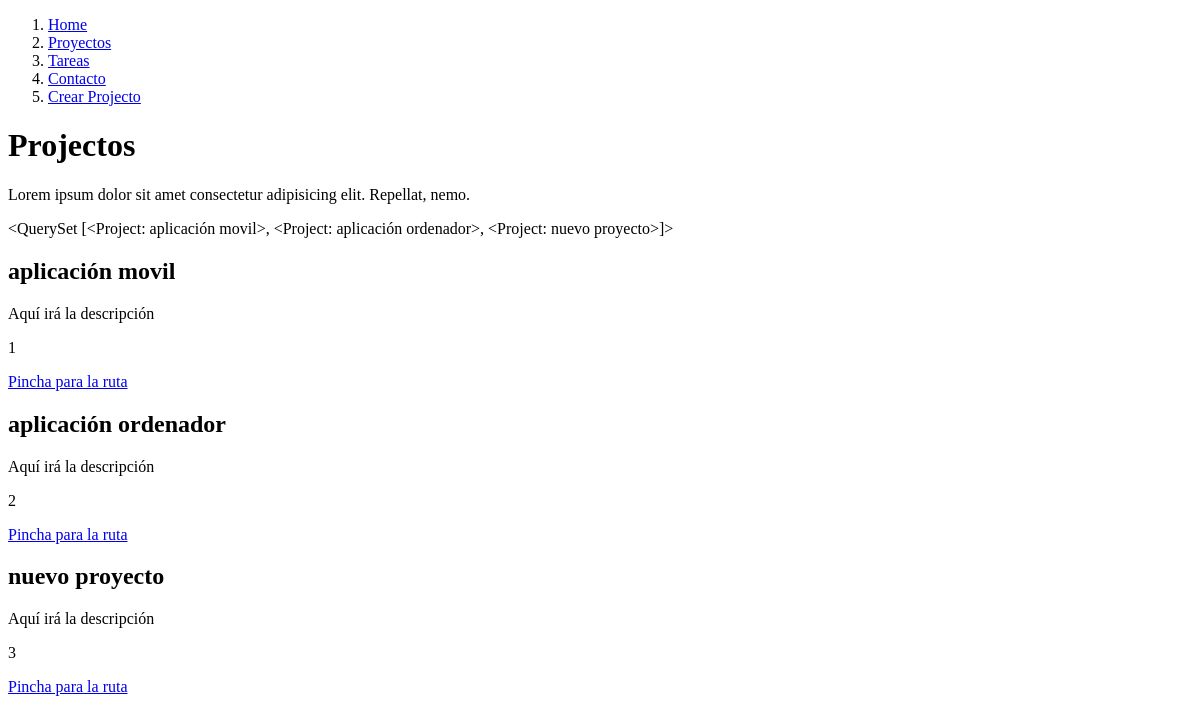
Before: /project/ with the older database file.
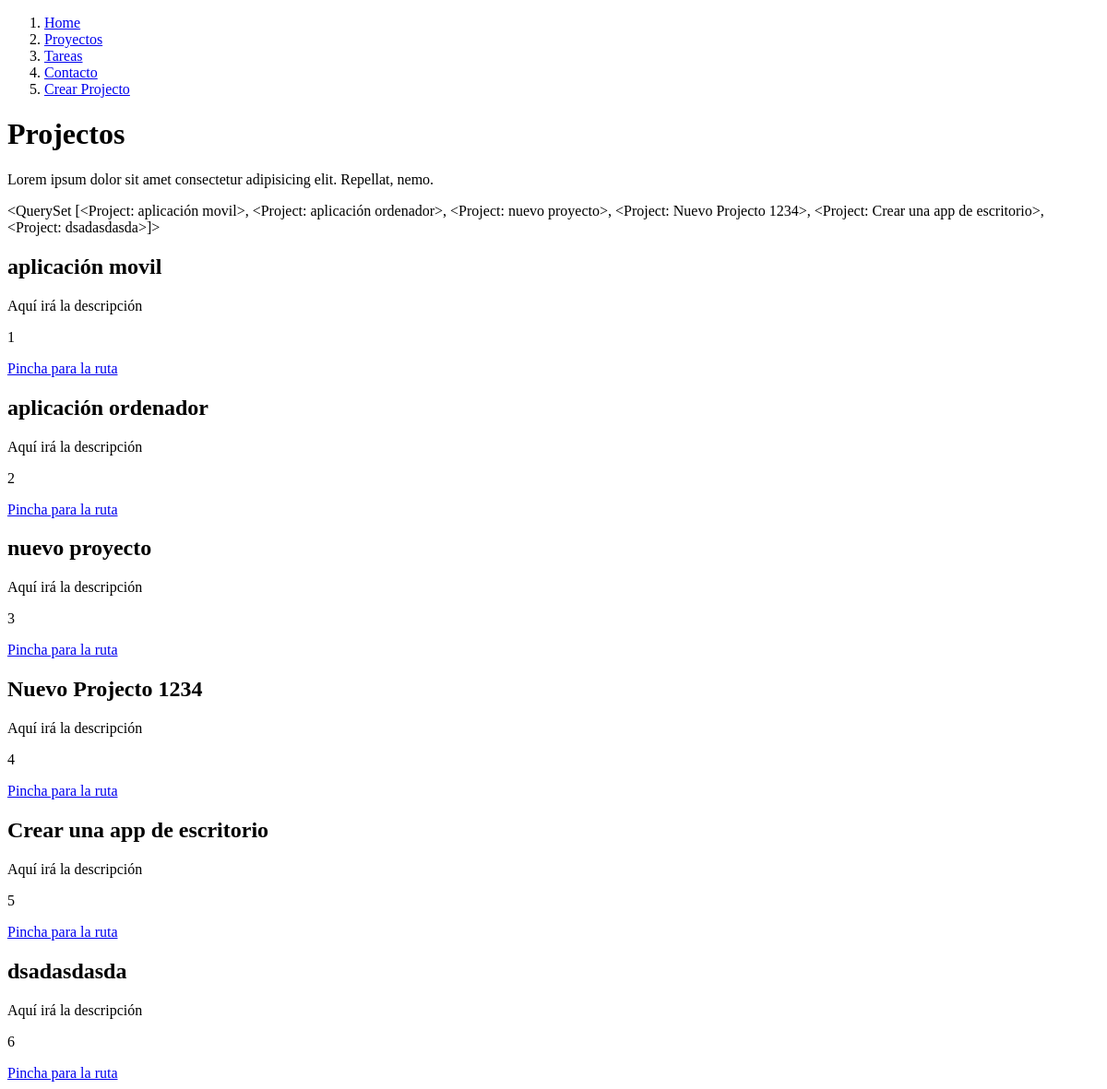
After: the same page with the newer database file.
### myapp/models.py (models this page shows)
class Project(models.Model):
    name = models.CharField(max_length=200) # Le estámos indicando que vamos a crear una columna "name" y que dentro va a contener una caja de texto que como máximo va a tener 200 caracteres
    def __str__(self):
        return self.name #Incluimos aquí el self.name para que así podamos ver los nombres de los proyectos en lugar de prokect object

### myapp/views.py (the view)
# urls.py: path('project/', views.project, name="project"),
def project(resquest):
    projects = Project.objects.all()
    return render(resquest, "pages/project.html", {
        'projects' : projects
    })

### myapp/templates/pages/project.html (shortened to what this page needs)
<!DOCTYPE html>
<html lang="es">
<head>
</head>
<body>
    {% extends 'layout/header.html' %}
    {% block content %}
        <h1>Projectos</h1>
        <p>Lorem ipsum dolor sit amet consectetur adipisicing elit. Repellat, nemo.</p>
        {{projects}}
        {% for project in projects%}
    <div>
        <h2>{{ project.name}}</h2>
        <p>Aquí irá la descripción</p>
        <p>{{ project.id }}</p>
        <a href="{% url 'project_detail' project.id %}">Pincha para la ruta</a>
    </div>
        {% endfor %}
    {% endblock %}

Changed rows visible on the page:
computed for Project "aplicación movil": name.name "<QuerySet [<Project: aplicación movil>, <Project: aplicación ordenador>, <Project: nuevo proyecto>]>" → "…aplicación ordenador>, <Project: nuevo proyecto>, <Project: Nuevo Projecto 1234>, <Project: Crear una app de escritorio>, <Project: dsadasdasda>]>"
added Project: name "Nuevo Projecto 1234", id "4"
added Project: name "Crear una app de escritorio", id "5"
added Project: name "dsadasdasda", id "6"
